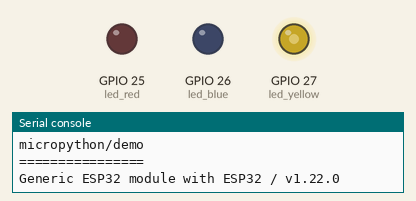
Recording of a program running on a simulated ESP32 board running MicroPython. On the bench: output pins drawn as LEDs (lit = HIGH), the last lines printed to the serial console. WiFi joins after 1.5 s; the clock reads 2024-03-15 10:24:30 at power-on unless the program sets it; no MQTT or app messages arrive unless stated; values from a settings file that is not in the repository are placeholders; threads take turns every 2 ms.

Above: at 0.1 s.
At 0.7 s:
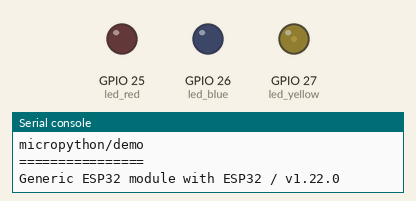
At 19.0 s:
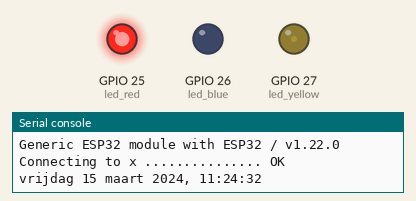
At 40.0 s:
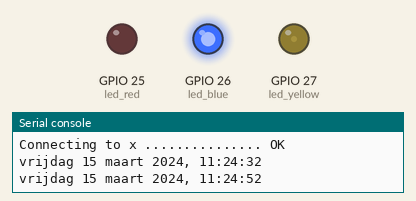
Timing chart, 0 to 40.0 s (numbered marks = the images above):
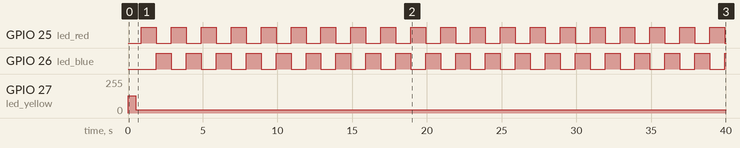

Measured:
- by itself, GPIO 25 (led_red), GPIO 26 (led_blue): alternates HIGH for 1.0 s and LOW for 1.0 s
- by itself, GPIO 27 (led_yellow): 128/255 → 25/255 at 0.50 s

The program:

main.py
```python
import machine, network, ntptime, sys, uos, utime, _thread
from umqttsimple import MQTTClient
from mytime import longtime, shorttime
import secret

topic_up = 'esp32/demo11/up'
topic_blink = 'esp32/demo11/blink'
topic_level = 'esp32/demo11/level'

blink_steps = 10
blink_step = 0
blink_on = False

def timer():
    i = 3
    while True:
        i -= 1
        if i == 0:
            i = 3
            ntptime.settime()
        sys.stdout.write(longtime() + '\n')
        utime.sleep(20)

def blinker():
    global blink_step, blink_steps, blink_on
    while True:
        blink_step += 1
        if blink_step >= blink_steps:
            blink_step = 0
            blink_on = not blink_on
            if blink_on:
                led_red.on()
                led_blue.off()
            else:
                led_red.off()
                led_blue.on()
        utime.sleep(.1)

def sub_cb(topic, msg):
    global pwm_yellow, blink_step, blink_steps
    try:
        t = topic.decode()
        value = int(msg.decode())
    except:
        return
    if t == topic_level:
        value = (value + 1) * 4 - 1
        if value < 0:
            value = 0
        if value > 1023:
            value = 1023
        pwm_yellow.duty(value)
    elif t == topic_blink:
        if value < 0:
            value = 1
        blink_steps = value
        blink_step = 0

sys.stdout.write('''
================
micropython/demo
================
''')

sys.stdout.write(uos.uname().machine + ' / ' + uos.uname().version + '\n')

led_red = machine.Pin(25, machine.Pin.OUT)
led_blue = machine.Pin(26, machine.Pin.OUT)
_thread.start_new_thread(blinker, ())

led_yellow = machine.Pin(27, machine.Pin.OUT)
pwm_yellow = machine.PWM(led_yellow)
utime.sleep(.5)
pwm_yellow.freq(500)
pwm_yellow.duty(100)

sys.stdout.write('Connecting to {} '.format(secret.ssid))
wifi = network.WLAN(network.STA_IF)
wifi.active(True)
wifi.connect(secret.ssid, secret.password)
while not wifi.isconnected():
    sys.stdout.write('.')
    utime.sleep(.1)
sys.stdout.write(' OK\n')

ntptime.host = 'fritz.box'
ntptime.settime()
_thread.start_new_thread(timer, ())

client = MQTTClient('id11', '192.168.178.24', port=1883)
client.set_last_will(topic_up, '----', retain=True, qos=1)
client.set_callback(sub_cb)
client.connect()
client.subscribe(topic_blink)
client.subscribe(topic_level)
client.publish(topic_up, shorttime(), retain=True, qos=1)

while True:
    client.wait_msg()
```

mytime.py
```python
import utime

dagen = ( "maandag", "dinsdag", "woensdag", "donderdag", "vrijdag", "zaterdag", "zondag" )
maanden = ( "", "januari", "februari", "maart", "april", "mei", "juni", "juli", "augustus", "september", "oktober", "november", "december" )

tzdata = (  1616893200,
            1635642000,
            1648342800,
            1667091600,
            1679792400,
            1698541200,
            1711846800,
            1729990800,
            1743296400,
            1761440400,
            1774746000,
            1792890000,
            1806195600,
            1824944400,
            1837645200,
            1856394000,
            1869094800,
            1887843600,
            1901149200,
            1919293200,
            1932598800,
            1950742800,
            1964048400,
            1982797200,
            1995498000,
            2014246800,
            2026947600,
            2045696400,
            2058397200,
            2077146000,
            2090451600,
            2108595600,
            2121901200,
            2140045200,
            2153350800,
            2172099600,
            2184800400,
            2203549200,
            2216250000,
            2234998800,
            2248304400,
            2266448400,
            2279754000,
            2297898000,
            2311203600,
            2329347600,
            2342653200,
            2361402000,
            2374102800,
            2392851600,
            2405552400,
            2424301200,
            2437606800,
            2455750800,
            2469056400,
            2487200400,
            2500506000,
            2519254800 )

def localtime():
    t = utime.time()
    t2 = t + 10957 * 24 * 3600
    for i in range(len(tzdata)):
        if tzdata[i] > t2:
            t += 3600 + 3600 * (i%2)
            break
    return utime.gmtime(t)

def longtime():
    t = localtime()
    return "{} {} {} {}, {:02d}:{:02d}:{:02d}".format(
        dagen[t[6]],
        t[2], maanden[t[1]], t[0],
        t[3], t[4], t[5])

def shorttime():
    t = localtime()
    return "{:02d}-{:02d}-{:04d} {:02d}:{:02d}:{:02d}".format(
        t[2], t[1], t[0],
        t[3], t[4], t[5])
```
